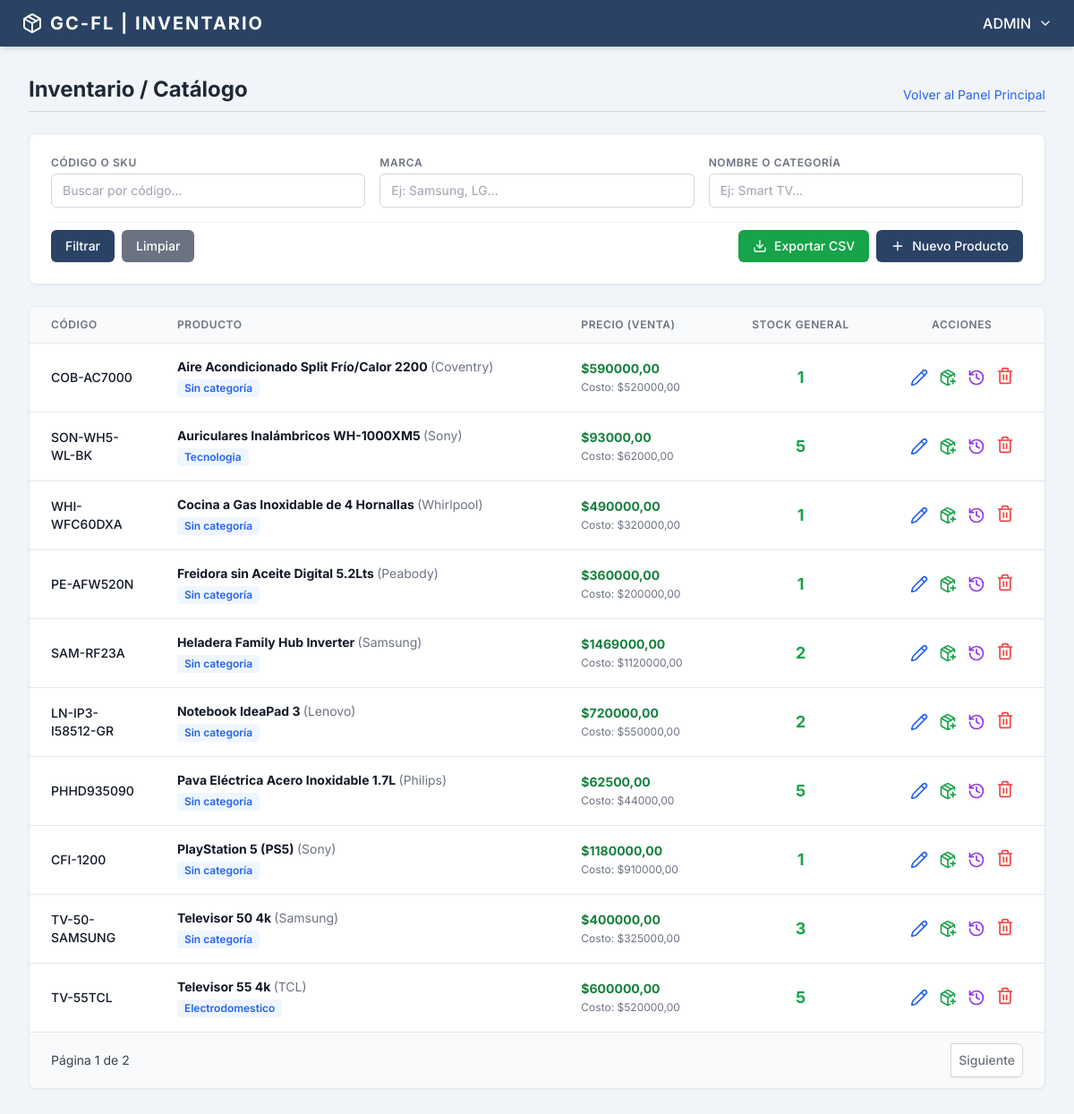
Page /inventario/ (signed in) on the earlier database version.
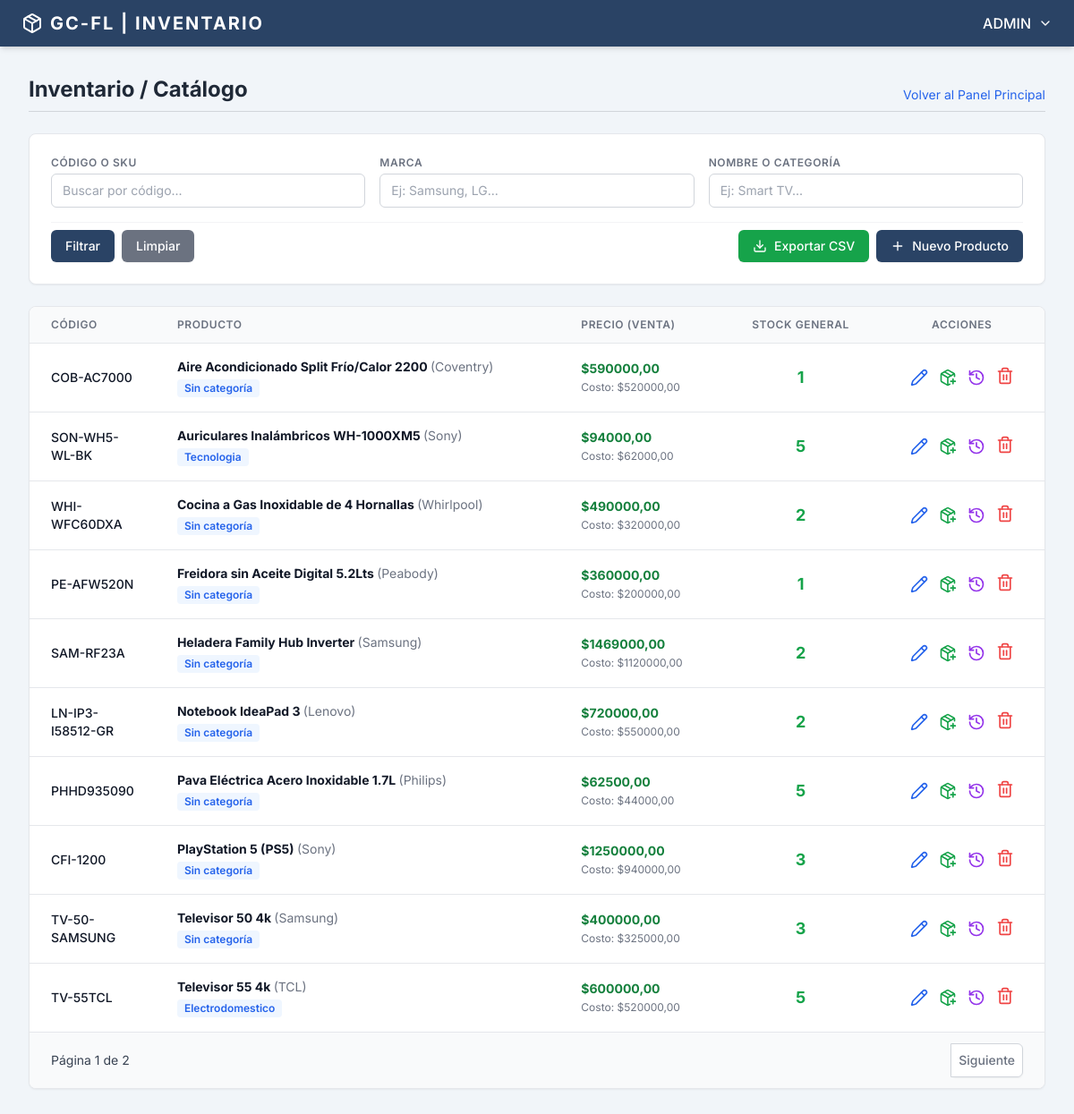
Same page on the later database version.
### inventario/models.py (models this page shows, shortened)
class Producto(models.Model):
    codigo = models.CharField(max_length=50, unique=True)
    marca = models.CharField(max_length=100)
    nombre = models.CharField(max_length=150)
    categoria = models.CharField(max_length=100, blank=True, null=True)
    precio_costo = models.DecimalField(max_digits=12, decimal_places=2, default=0.00)
    precio_venta = models.DecimalField(max_digits=12, decimal_places=2, default=0.00)
    activo = models.BooleanField(default=True)
    @property
    def stock_general(self):
        total = self.inventarios.aggregate(total=models.Sum('cantidad'))['total']
        return total or 0
    class Meta:
        db_table = 'productos'
        verbose_name = 'Producto'
        verbose_name_plural = 'Productos'
        ordering = ['nombre', 'marca']

### inventario/views.py (the view, shortened to what this page needs)
# urls.py: path('', views.productos_list, name='productos_list'),
@login_required
def productos_list(request):
    max_permission = UserRole.objects.filter(user_id=request.user).aggregate(
        max_permission=models.Max('role__inventario')
    )['max_permission'] or 0
    if max_permission == 0:
        messages.error(request, 'No tienes acceso al módulo de Inventario.')
        return redirect('dashboard')
    productos = Producto.objects.all()
    codigo = request.GET.get('codigo')
    nombre = request.GET.get('nombre')
    marca = request.GET.get('marca')
    if codigo:
        productos = productos.filter(codigo__icontains=codigo)
    if nombre:
        productos = productos.filter(models.Q(nombre__icontains=nombre) | models.Q(categoria__icontains=nombre))
    if marca:
        productos = productos.filter(marca__icontains=marca)
    paginator = Paginator(productos, 10)
    page_number = request.GET.get('page')
    page_obj = paginator.get_page(page_number)
    context = {
        'page_obj': page_obj,
        'max_permission': max_permission,
    }
    return render(request, 'inventario/productos_list.html', context)

### inventario/templates/inventario/productos_list.html (shortened to what the changed rows need)
{% extends 'core/base.html' %}
{% block content %}
    <div class="mb-6 border-b border-gray-300 pb-2 flex justify-between items-end">
        <h1 class="text-2xl font-bold text-gray-800">Inventario / Catálogo</h1>
    </div>
    <div class="bg-white rounded-lg shadow-sm border border-gray-200 overflow-hidden">
        <div class="table-container">
            <table class="w-full text-left border-collapse">
                <thead>
                    <tr class="bg-gray-50 border-b border-gray-200">
                        <th class="py-3 px-6 text-xs font-semibold text-gray-500 uppercase tracking-wider w-32">Código</th>
                        <th class="py-3 px-6 text-xs font-semibold text-gray-500 uppercase tracking-wider">Producto</th>
                        <th class="py-3 px-6 text-xs font-semibold text-gray-500 uppercase tracking-wider hidden md:table-cell">Precio (Venta)</th>
                        <th class="py-3 px-6 text-xs font-semibold text-gray-500 uppercase tracking-wider text-center">Stock General</th>
                        {% if max_permission >= 2 %}
                        <th class="py-3 px-6 text-xs font-semibold text-gray-500 uppercase tracking-wider text-center">Acciones</th>
                        {% endif %}
                    </tr>
                </thead>
                <tbody class="text-sm text-gray-700 divide-y divide-gray-200">
                    {% for prod in page_obj %}
                    <tr class="hover:bg-gray-50 transition-colors {% if not prod.activo %}opacity-60{% endif %}">
                        <td class="py-4 px-6 font-medium text-gray-900">{{ prod.codigo }}</td>
                        <td class="py-4 px-6">
                            <span class="block font-bold text-gray-900">
                                {{ prod.nombre }} <span class="font-normal text-gray-500">({{ prod.marca }})</span>
                            </span>
                            <div class="mt-1 flex items-center gap-1">
                                <span class="text-xs font-semibold text-blue-600 bg-blue-50 px-2 py-0.5 rounded">{{ prod.categoria|default:"Sin categoría" }}</span>
                            </div>
                        </td>
                        <td class="py-4 px-6 hidden md:table-cell">
                            <span class="block font-bold text-green-700">${{ prod.precio_venta }}</span>
                            <span class="text-xs text-gray-500">Costo: ${{ prod.precio_costo }}</span>
                        </td>
                        <td class="py-4 px-6 text-center">
                            <span class="text-lg font-bold {% if prod.stock_general > 0 %}text-green-600{% else %}text-red-500{% endif %}">
                                {{ prod.stock_general }}
                            </span>
                        </td>
                        {% if max_permission >= 2 %}
                        <td class="py-4 px-6 text-center">
                            <div class="flex items-center justify-center space-x-3">
                                <a href="{% url 'inventario:producto_edit' prod.pk %}" class="text-blue-600 hover:text-blue-800 transition-colors" title="Editar Producto"><i data-lucide="pencil" class="w-5 h-5"></i></a>
                                <a href="{% url 'inventario:stock_update' prod.pk %}" class="text-green-600 hover:text-green-800 transition-colors" title="Ajustar Stock Físico"><i data-lucide="package-plus" class="w-5 h-5"></i></a>
                                <a href="{% url 'inventario:historial_precios' prod.pk %}" class="text-purple-600 hover:text-purple-800 transition-colors" title="Ver Historial"><i data-lucide="history" class="w-5 h-5"></i></a>
                                <form method="POST" action="{% url 'inventario:producto_delete' prod.pk %}" onsubmit="return confirm('¿Eliminar producto del catálogo?');">
                                    <button type="submit" class="text-red-500 hover:text-red-700 transition-colors" title="Eliminar"><i data-lucide="trash-2" class="w-5 h-5"></i></button>
                                </form>
                            </div>
                        </td>
                        {% endif %}
                    </tr>
                    {% empty %}
                    <tr><td colspan="5" class="py-8 text-center text-gray-500">No se encontraron productos.</td></tr>
                    {% endfor %}
                </tbody>
            </table>
        </div>
    </div>
{% endblock content %}

Differences in the rows shown:
changed Producto "SON-WH5-WL-BK": precio_venta "93000,00" → "94000,00"
computed for Producto "WHI-WFC60DXA": stock_general "1" → "2"
changed Producto "CFI-1200": precio_venta "1180000,00" → "1250000,00"; precio_costo "910000,00" → "940000,00"; stock_general "1" → "3"
